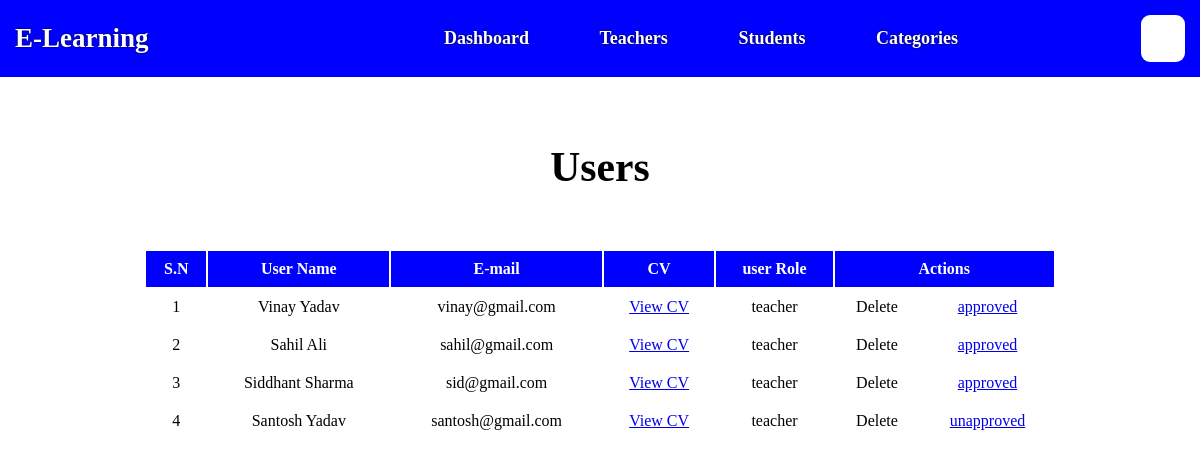
Page /admin/teachers.php on the committed database.
### tables this page shows
CREATE TABLE IF NOT EXISTS `teachers` (
  `teacher_id` int NOT NULL AUTO_INCREMENT,
  `fullname` varchar(50) NOT NULL,
  `email` varchar(50) NOT NULL,
  `subject` varchar(100) NOT NULL,
  `cv` varchar(50) NOT NULL,
  `password` varchar(50) NOT NULL,
  `confirmpassword` varchar(50) NOT NULL,
  `userrole` varchar(8) NOT NULL,
  `pub_id` varchar(30) NOT NULL,
  `status` varchar(10) NOT NULL,
  PRIMARY KEY (`teacher_id`)
);

### admin/teachers.php (the view, shortened to what this page needs)
<!DOCTYPE html>
<html lang="en">
<head>
</head>
<body>
    <?php
        include_once "nav.php";
    ?>
    <h3 class="section-title">Users</h3>
    <section class="details">
    <table>
        <thead>
            <tr>
                <th>S.N</th>
                <th>User Name</th>
                <th>E-mail</th>
                <th>CV</th>
                <th>user Role</th>
                <th colspan="2">Actions</th>
            </tr>
        </thead>
        <tbody>
    <?php
    include "../includes/db.php";
    $sql = "SELECT * FROM `teachers`";
    $result = mysqli_query($conn, $sql);
    $sn = 1;
    while($row = mysqli_fetch_assoc($result)){
        ?>
        <tr>
            <td><?php echo $sn; ?></td>
            <td><?php echo $row['fullname']; ?></td>
            <td><?php echo $row['email']; ?></td>
            <td><?php echo "<a href='../pages/cv_s/$row[cv]'>View CV</a>"; ?></td>
            <td><?php echo $row['userrole']; ?></td>
            <td>Delete</td>
            <td><a href="approve.php?id=<?php echo $row['teacher_id']; ?>"> <?php echo $row['status'] ?></a></td>
        </tr>
        <?php
        $sn++;
    }
    ?>
</body>
</html>

### css/style.css (style rules this page uses)
* { margin: 0; padding: 0; box-sizing: border-box; }
.section-title { text-align: center; font-size: 2.6rem; padding: 30px; margin-top: 36px; }

### admin/teachers.php (style rules this page uses)
.details { display: flex; justify-content: center; padding: 19px; margin-bottom: 155px; }
.details table { width:80%; }
.details table , th, td { border-collapse: none; padding:9px; text-align:center; }
.details table thead { background:blue; color: white; }

### rows in the picture
teachers: fullname "Vinay Yadav", email "vinay@gmail.com", userrole "teacher", status "approved"
teachers: fullname "Sahil Ali", email "sahil@gmail.com", userrole "teacher", status "approved"
teachers: fullname "Siddhant Sharma", email "sid@gmail.com", userrole "teacher", status "approved"
teachers: fullname "Santosh Yadav", email "santosh@gmail.com", userrole "teacher", status "unapproved"
